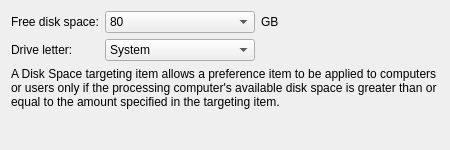
<?xml version="1.0" encoding="UTF-8"?>
<ui version="4.0">
 <class>DiskSpaceWidget</class>
 <widget class="QWidget" name="DiskSpaceWidget">
  <property name="geometry">
   <rect>
    <x>0</x>
    <y>0</y>
    <width>450</width>
    <height>150</height>
   </rect>
  </property>
  <property name="sizePolicy">
   <sizepolicy hsizetype="Preferred" vsizetype="Preferred">
    <horstretch>0</horstretch>
    <verstretch>0</verstretch>
   </sizepolicy>
  </property>
  <property name="minimumSize">
   <size>
    <width>450</width>
    <height>150</height>
   </size>
  </property>
  <property name="windowTitle">
   <string/>
  </property>
  <layout class="QGridLayout" name="gridLayout">
   <item row="0" column="0">
    <widget class="QLabel" name="label_3">
     <property name="sizePolicy">
      <sizepolicy hsizetype="Fixed" vsizetype="Preferred">
       <horstretch>0</horstretch>
       <verstretch>0</verstretch>
      </sizepolicy>
     </property>
     <property name="text">
      <string>Free disk space:</string>
     </property>
    </widget>
   </item>
   <item row="0" column="1">
    <widget class="QComboBox" name="periodicComboBox">
     <property name="sizePolicy">
      <sizepolicy hsizetype="Fixed" vsizetype="Fixed">
       <horstretch>0</horstretch>
       <verstretch>0</verstretch>
      </sizepolicy>
     </property>
     <property name="minimumSize">
      <size>
       <width>150</width>
       <height>0</height>
      </size>
     </property>
     <property name="currentIndex">
      <number>0</number>
     </property>
     <item>
      <property name="text">
       <string>80</string>
      </property>
     </item>
     <item>
      <property name="text">
       <string>120</string>
      </property>
     </item>
     <item>
      <property name="text">
       <string>160</string>
      </property>
     </item>
     <item>
      <property name="text">
       <string>240</string>
      </property>
     </item>
     <item>
      <property name="text">
       <string>320</string>
      </property>
     </item>
     <item>
      <property name="text">
       <string>640</string>
      </property>
     </item>
     <item>
      <property name="text">
       <string>1280</string>
      </property>
     </item>
     <item>
      <property name="text">
       <string>2048</string>
      </property>
     </item>
    </widget>
   </item>
   <item row="0" column="2">
    <widget class="QLabel" name="label_2">
     <property name="text">
      <string>GB</string>
     </property>
    </widget>
   </item>
   <item row="1" column="0">
    <widget class="QLabel" name="label_4">
     <property name="text">
      <string>Drive letter:</string>
     </property>
    </widget>
   </item>
   <item row="1" column="1">
    <widget class="QComboBox" name="comboBox">
     <item>
      <property name="text">
       <string>System</string>
      </property>
     </item>
     <item>
      <property name="text">
       <string>A:</string>
      </property>
     </item>
     <item>
      <property name="text">
       <string>B:</string>
      </property>
     </item>
     <item>
      <property name="text">
       <string>C:</string>
      </property>
     </item>
     <item>
      <property name="text">
       <string>D:</string>
      </property>
     </item>
     <item>
      <property name="text">
       <string>E:</string>
      </property>
     </item>
     <item>
      <property name="text">
       <string>F:</string>
      </property>
     </item>
     <item>
      <property name="text">
       <string>G:</string>
      </property>
     </item>
     <item>
      <property name="text">
       <string>H:</string>
      </property>
     </item>
     <item>
      <property name="text">
       <string>I:</string>
      </property>
     </item>
     <item>
      <property name="text">
       <string>J:</string>
      </property>
     </item>
     <item>
      <property name="text">
       <string>K:</string>
      </property>
     </item>
     <item>
      <property name="text">
       <string>L:</string>
      </property>
     </item>
     <item>
      <property name="text">
       <string>M:</string>
      </property>
     </item>
     <item>
      <property name="text">
       <string>N:</string>
      </property>
     </item>
     <item>
      <property name="text">
       <string>O:</string>
      </property>
     </item>
     <item>
      <property name="text">
       <string>P:</string>
      </property>
     </item>
     <item>
      <property name="text">
       <string>Q:</string>
      </property>
     </item>
     <item>
      <property name="text">
       <string>R:</string>
      </property>
     </item>
     <item>
      <property name="text">
       <string>S:</string>
      </property>
     </item>
     <item>
      <property name="text">
       <string>T:</string>
      </property>
     </item>
     <item>
      <property name="text">
       <string>U:</string>
      </property>
     </item>
     <item>
      <property name="text">
       <string>V:</string>
      </property>
     </item>
     <item>
      <property name="text">
       <string>W:</string>
      </property>
     </item>
     <item>
      <property name="text">
       <string>X:</string>
      </property>
     </item>
     <item>
      <property name="text">
       <string>Y:</string>
      </property>
     </item>
     <item>
      <property name="text">
       <string>Z:</string>
      </property>
     </item>
    </widget>
   </item>
   <item row="2" column="0" colspan="3">
    <widget class="QLabel" name="label">
     <property name="text">
      <string>A Disk Space targeting item allows a preference item to be applied to computers or users only if the processing computer's available disk space is greater than or equal to the amount specified in the targeting item.</string>
     </property>
     <property name="wordWrap">
      <bool>true</bool>
     </property>
    </widget>
   </item>
   <item row="3" column="0" colspan="3">
    <spacer name="verticalSpacer">
     <property name="orientation">
      <enum>Qt::Vertical</enum>
     </property>
     <property name="sizeHint" stdset="0">
      <size>
       <width>558</width>
       <height>137</height>
      </size>
     </property>
    </spacer>
   </item>
  </layout>
 </widget>
 <tabstops>
  <tabstop>periodicComboBox</tabstop>
 </tabstops>
 <resources/>
 <connections/>
</ui>
